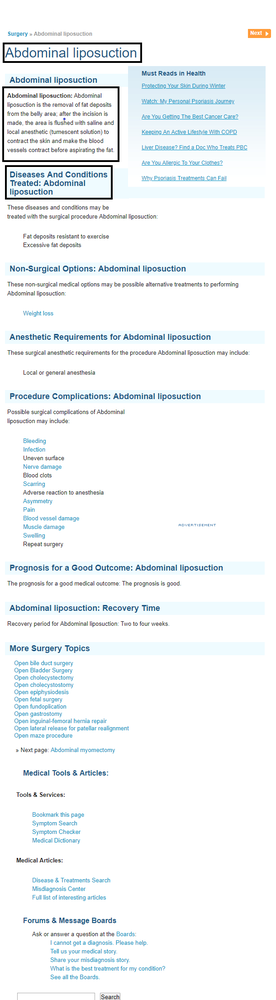
#> input picture images/edge test.png, 276 x 1000 px, shrunk from 610 x 2210 before the run
$ python ocr.py --image 'images/edge test.png'
#> lines starting #> are read from the running program, lines starting #| are printed output that depends on the picture
#import the neccessary packages
from PIL import Image
import pytesseract
import argparse
import cv2
import os

# construct the argument parse and parse the argument

ap = argparse.ArgumentParser()
ap.add_argument("-1", "--image", required=True, help="path to input image to be OCR'd")
ap.add_argument("-p","--preprocess",type=str, default="thresh", help="type of preprocessing to be done")
args = vars(ap.parse_args())

#load the example image and convert it to grayscale
image = cv2.imread(args["image"])
#> image is the input picture: shape (1000, 276, 3); mean B, G, R 247.2, 245.4, 241.8
gray = cv2.cvtColor(image, cv2.COLOR_BGR2GRAY)
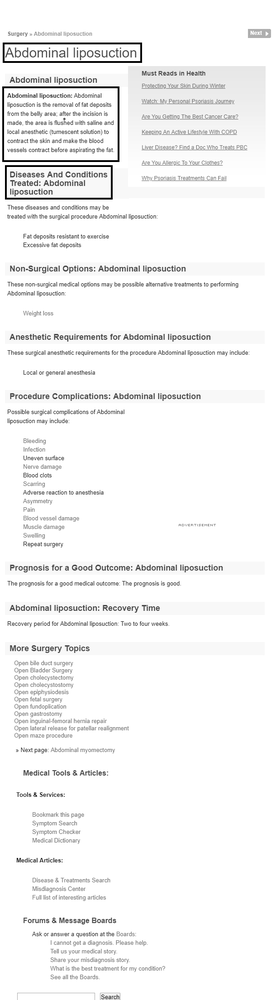
#> gray: shape (1000, 276); min 0, max 255, mean 244.6

#check to see if we should apply thresholding to preprocess the image

if args["preprocess"] == "thresh":
	gray = cv2.threshold(gray, 0,255, cv2.THRESH_BINARY | cv2.THRESH_OTSU)[1]
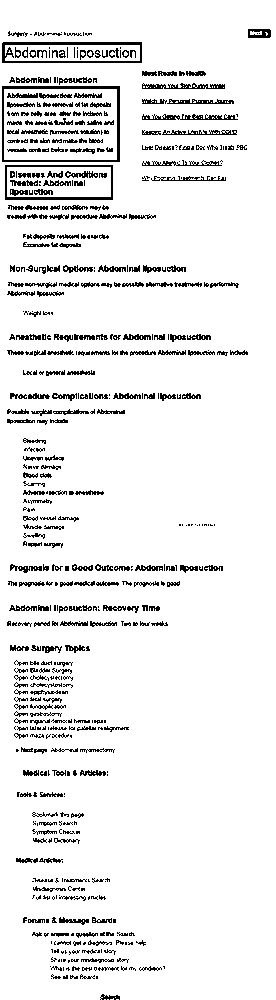
#> gray: shape (1000, 276); 92.2% white; black in thin lines or dots

#make a check to see if median blurring should be done to remove
#noise
elif args["preprocess"] == "blur":
	gray = cv2.medianBlur(gray, 3)

# write the grayscale image to disk as a temporary file so we can apply OCR to it
filename = "{}.png".format(os.getpid())
cv2.imwrite(filename,gray)

#load the image as a PIL/Pillow image, apply OCR, and then delete the temporaty file
#> (the run stopped early here; a loop or call above may not have finished)
